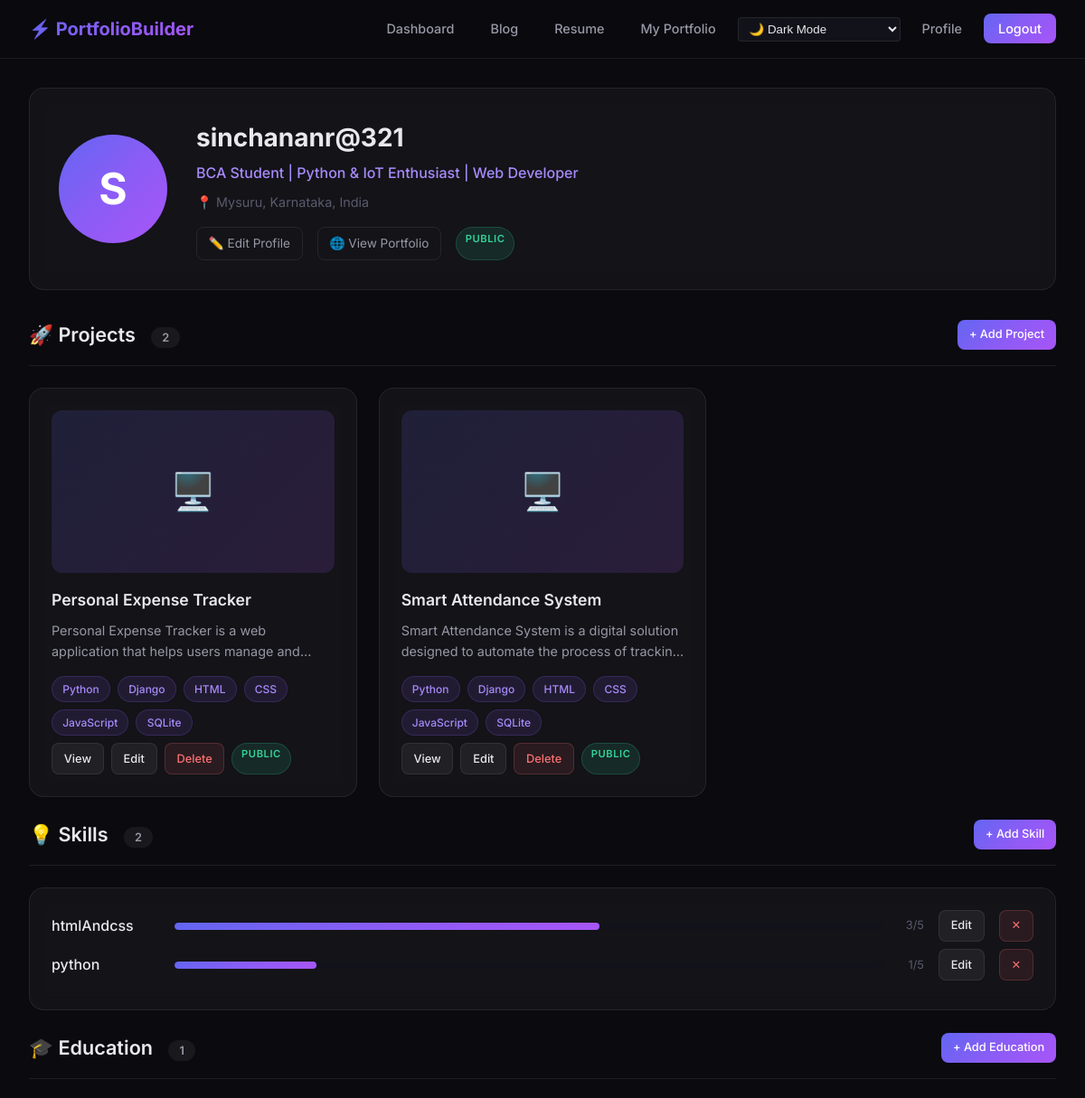
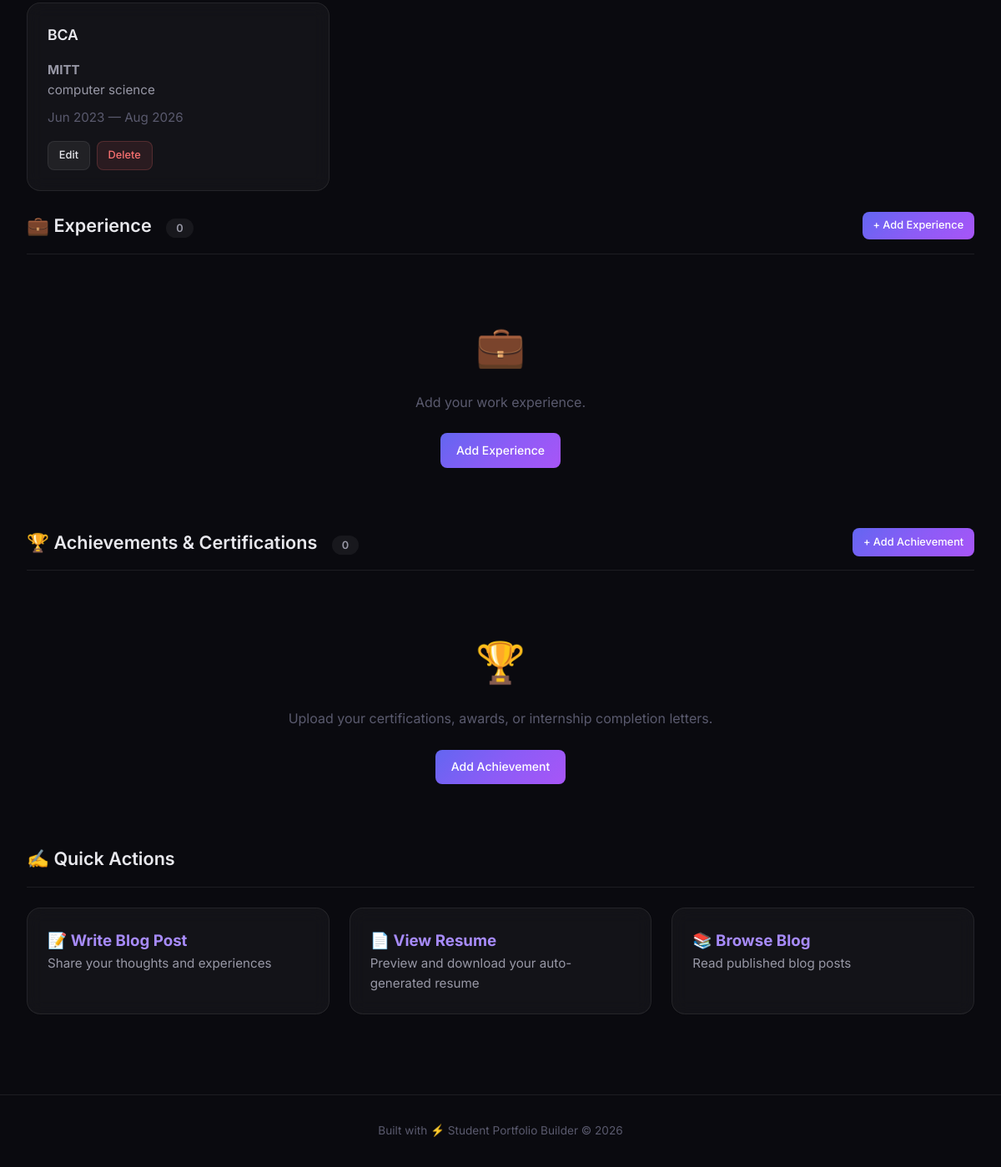
The page /dashboard/ (signed in) on the database its author committed (2 pictures, top to bottom).
### accounts/models.py (models this page shows, shortened)
class CustomUser(AbstractUser):
    is_email_verified = models.BooleanField(default=False)

### portfolio/models.py (models this page shows, shortened)
class Profile(models.Model):
    user = models.OneToOneField(CustomUser, on_delete=models.CASCADE, related_name='profile')
    bio = models.TextField(blank=True)
    headline = models.CharField(max_length=200, blank=True)
    location = models.CharField(max_length=100, blank=True)
    avatar = models.ImageField(upload_to='avatars/', blank=True, null=True)
    website = models.URLField(blank=True)
    github = models.URLField(blank=True)
    linkedin = models.URLField(blank=True)
    slug = models.SlugField(max_length=100, unique=True, blank=True)
    portfolio_visibility = models.CharField(
        max_length=10,
        choices=[('public', 'Public'), ('private', 'Private')],
        default='public'
    )
    THEME_CHOICES = [
        ('light', 'Light Theme'),
        ('dark', 'Dark Theme'),
        ('developer', 'Developer Theme'),
    ]
    theme = models.CharField(
        max_length=20,
        choices=THEME_CHOICES,
        default='light'
    )

class Project(models.Model):
    owner = models.ForeignKey(CustomUser, on_delete=models.CASCADE, related_name='projects')
    title = models.CharField(max_length=200)
    description = models.TextField()
    image = models.ImageField(upload_to='projects/', blank=True, null=True)
    tech_stack = models.CharField(max_length=300, blank=True, help_text="Comma-separated technologies")
    github_link = models.URLField(blank=True)
    live_demo = models.URLField(blank=True)
    is_public = models.BooleanField(default=True)
    created_at = models.DateTimeField(auto_now_add=True)
    class Meta:
        ordering = ['-created_at']
    def tech_list(self):
        if self.tech_stack:
            return [t.strip() for t in self.tech_stack.split(',') if t.strip()]
        return []

class Skill(models.Model):
    user = models.ForeignKey(CustomUser, on_delete=models.CASCADE, related_name='skills')
    name = models.CharField(max_length=100)
    proficiency = models.IntegerField(
        choices=[(i, str(i)) for i in range(1, 6)],
        default=3,
        help_text="1=Beginner, 5=Expert"
    )
    class Meta:
        ordering = ['-proficiency', 'name']

class Education(models.Model):
    user = models.ForeignKey(CustomUser, on_delete=models.CASCADE, related_name='education')
    institution = models.CharField(max_length=200)
    degree = models.CharField(max_length=200)
    field_of_study = models.CharField(max_length=200, blank=True)
    start_date = models.DateField()
    end_date = models.DateField(blank=True, null=True)
    class Meta:
        ordering = ['-start_date']
        verbose_name_plural = 'Education'

### portfolio/views.py (the view)
# urls.py: path('dashboard/', views.dashboard, name='dashboard'),
@login_required
def dashboard(request):
    profile = request.user.profile
    projects = Project.objects.filter(owner=request.user)
    skills = Skill.objects.filter(user=request.user)
    education = Education.objects.filter(user=request.user)
    experiences = Experience.objects.filter(user=request.user)
    achievements = Achievement.objects.filter(user=request.user)
    contact_messages = profile.contact_messages.all()
    context = {
        'profile': profile,
        'projects': projects,
        'skills': skills,
        'education': education,
        'experiences': experiences,
        'achievements': achievements,
        'contact_messages': contact_messages,
    }
    return render(request, 'portfolio/dashboard.html', context)

### portfolio/templates/portfolio/dashboard.html (shortened to what this page needs)
{% extends 'base.html' %}
{% block content %}
<div class="fade-in">
    <div class="profile-header">
        {% if profile.avatar %}
            <img src="{{ profile.avatar.url }}" alt="{{ user.username }}" class="avatar avatar-lg">
        {% else %}
            <div class="avatar-placeholder avatar-lg">{{ user.username|first|upper }}</div>
        {% endif %}
        <div class="profile-info">
            <h1>{{ user.username }}</h1>
            {% if profile.headline %}<p class="headline">{{ profile.headline }}</p>{% endif %}
            {% if profile.location %}<p class="location">📍 {{ profile.location }}</p>{% endif %}
            <div class="profile-links">
                <a href="{% url 'profile_edit' %}">✏️ Edit Profile</a>
                <a href="{% url 'public_portfolio' slug=profile.slug %}">🌐 View Portfolio</a>
                <span class="badge {% if profile.portfolio_visibility == 'public' %}badge-public{% else %}badge-private{% endif %}">
                    {{ profile.portfolio_visibility }}
                </span>
            </div>
        </div>
    </div>
    <div class="mb-3">
        <div class="section-header">
            <h2>🚀 Projects <span class="count">{{ projects.count }}</span></h2>
            <a href="{% url 'project_create' %}" class="btn btn-primary btn-sm">+ Add Project</a>
        </div>
        {% if projects %}
        <div class="grid-2">
            {% for project in projects %}
            <div class="card project-card">
                {% if project.image %}
                    <img src="{{ project.image.url }}" alt="{{ project.title }}" class="project-image">
                {% else %}
                    <div class="project-placeholder">🖥️</div>
                {% endif %}
                <h3>{{ project.title }}</h3>
                <p>{{ project.description|truncatewords:25 }}</p>
                <div class="card-footer">
                    {% for tech in project.tech_list %}
                        <span class="tag">{{ tech }}</span>
                    {% endfor %}
                </div>
                <div class="card-footer mt-1">
                    <a href="{% url 'project_detail' pk=project.pk %}" class="btn btn-secondary btn-sm">View</a>
                    <a href="{% url 'project_edit' pk=project.pk %}" class="btn btn-secondary btn-sm">Edit</a>
                    <a href="{% url 'project_delete' pk=project.pk %}" class="btn btn-danger btn-sm">Delete</a>
                    <span class="badge {% if project.is_public %}badge-public{% else %}badge-private{% endif %}">{{ project.is_public|yesno:"public,private" }}</span>
                </div>
            </div>
            {% endfor %}
        </div>
        {% else %}
        <div class="empty-state">
            <div class="icon">🚀</div>
            <p>No projects yet. Showcase your work!</p>
            <a href="{% url 'project_create' %}" class="btn btn-primary">Add Your First Project</a>
        </div>
        {% endif %}
    </div>
    <div class="mb-3">
        <div class="section-header">
            <h2>💡 Skills <span class="count">{{ skills.count }}</span></h2>
            <a href="{% url 'skill_create' %}" class="btn btn-primary btn-sm">+ Add Skill</a>
        </div>
        {% if skills %}
        <div class="card" style="padding: 1.5rem;">
            {% for skill in skills %}
            <div class="skill-bar mb-1">
                <span class="skill-name">{{ skill.name }}</span>
                <div class="skill-progress">
                    <div class="skill-progress-fill w-{{ skill.proficiency }}"></div>
                </div>
                <span class="skill-level">{{ skill.proficiency }}/5</span>
                <a href="{% url 'skill_edit' pk=skill.pk %}" class="btn btn-secondary btn-sm">Edit</a>
                <a href="{% url 'skill_delete' pk=skill.pk %}" class="btn btn-danger btn-sm">✕</a>
            </div>
            {% endfor %}
        </div>
        {% else %}
        <div class="empty-state">
            <div class="icon">💡</div>
            <p>Add your technical skills to stand out.</p>
            <a href="{% url 'skill_create' %}" class="btn btn-primary">Add Skill</a>
        </div>
        {% endif %}
    </div>
    <div class="mb-3">
        <div class="section-header">
            <h2>🎓 Education <span class="count">{{ education.count }}</span></h2>
            <a href="{% url 'education_create' %}" class="btn btn-primary btn-sm">+ Add Education</a>
        </div>
        {% if education %}
        <div class="grid-2">
            {% for edu in education %}
            <div class="card">
                <div class="card-header">
                    <h3>{{ edu.degree }}</h3>
                </div>
                <div class="card-body">
                    <p><strong>{{ edu.institution }}</strong></p>
                    {% if edu.field_of_study %}<p>{{ edu.field_of_study }}</p>{% endif %}
                    <p class="text-muted mt-1">{{ edu.start_date|date:"M Y" }} — {% if edu.end_date %}{{ edu.end_date|date:"M Y" }}{% else %}Present{% endif %}</p>
                </div>
                <div class="card-footer">
                    <a href="{% url 'education_edit' pk=edu.pk %}" class="btn btn-secondary btn-sm">Edit</a>
                    <a href="{% url 'education_delete' pk=edu.pk %}" class="btn btn-danger btn-sm">Delete</a>
                </div>
            </div>
            {% endfor %}
        </div>
        {% else %}
        <div class="empty-state">
            <div class="icon">🎓</div>
            <p>Add your education background.</p>
            <a href="{% url 'education_create' %}" class="btn btn-primary">Add Education</a>
        </div>
        {% endif %}
    </div>
    <div class="mb-3">
        <div class="section-header">
            <h2>💼 Experience <span class="count">{{ experiences.count }}</span></h2>
            <a href="{% url 'experience_create' %}" class="btn btn-primary btn-sm">+ Add Experience</a>
        </div>
        {% if experiences %}
        <div class="grid-2">
            {% for exp in experiences %}
            <div class="card">
                <div class="card-header">
                    <h3>{{ exp.role }}</h3>
                </div>
                <div class="card-body">
                    <p><strong>{{ exp.company }}</strong></p>
                    {% if exp.description %}<p>{{ exp.description|truncatewords:30 }}</p>{% endif %}
                    <p class="text-muted mt-1">{{ exp.start_date|date:"M Y" }} — {% if exp.end_date %}{{ exp.end_date|date:"M Y" }}{% else %}Present{% endif %}</p>
                </div>
                <div class="card-footer">
                    <a href="{% url 'experience_edit' pk=exp.pk %}" class="btn btn-secondary btn-sm">Edit</a>
                    <a href="{% url 'experience_delete' pk=exp.pk %}" class="btn btn-danger btn-sm">Delete</a>
                </div>
            </div>
            {% endfor %}
        </div>
        {% else %}
        <div class="empty-state">
            <div class="icon">💼</div>
            <p>Add your work experience.</p>
            <a href="{% url 'experience_create' %}" class="btn btn-primary">Add Experience</a>
        </div>
        {% endif %}
    </div>
    <div class="mb-3">
        <div class="section-header">
            <h2>🏆 Achievements & Certifications <span class="count">{{ achievements.count }}</span></h2>
            <a href="{% url 'achievement_create' %}" class="btn btn-primary btn-sm">+ Add Achievement</a>
        </div>
        {% if achievements %}
        <div class="grid-2">
            {% for ach in achievements %}
            <div class="card">
                <div class="card-header">
                    <h3>{{ ach.title }}</h3>
                </div>
                <div class="card-body">
                    {% if ach.description %}<p>{{ ach.description|truncatewords:30 }}</p>{% endif %}
                    <p class="text-muted mt-1">Earned: {% if ach.date_earned %}{{ ach.date_earned|date:"M Y" }}{% else %}N/A{% endif %}</p>
                    {% if ach.certificate_file or ach.certificate_url %}
                    <div class="mt-2" style="display: flex; gap: 10px; flex-wrap: wrap;">
                        {% if ach.certificate_file %}
                        <a href="{{ ach.certificate_file.url }}" target="_blank" class="badge badge-primary" style="text-decoration: none;">📄 View Certificate Component</a>
                        {% endif %}
                        {% if ach.certificate_url %}
                        <a href="{{ ach.certificate_url }}" target="_blank" class="badge badge-secondary" style="text-decoration: none;">🔗 Credential Link</a>
                        {% endif %}
                    </div>
                    {% endif %}
                </div>
                <div class="card-footer">
                    <a href="{% url 'achievement_edit' pk=ach.pk %}" class="btn btn-secondary btn-sm">Edit</a>
                    <a href="{% url 'achievement_delete' pk=ach.pk %}" class="btn btn-danger btn-sm">Delete</a>
                </div>
            </div>
            {% endfor %}
        </div>
        {% else %}
        <div class="empty-state">
            <div class="icon">🏆</div>
            <p>Upload your certifications, awards, or internship completion letters.</p>
            <a href="{% url 'achievement_create' %}" class="btn btn-primary">Add Achievement</a>
        </div>
        {% endif %}
    </div>
    <div class="section-header">
        <h2>✍️ Quick Actions</h2>
    </div>
    <div class="grid-3">
        <a href="{% url 'blog_create' %}" class="card" style="text-decoration: none;">
            <h3>📝 Write Blog Post</h3>
            <p class="card-body">Share your thoughts and experiences</p>
        </a>
        <a href="{% url 'resume_selection' %}" class="card" style="text-decoration: none;">
            <h3>📄 View Resume</h3>
            <p class="card-body">Preview and download your auto-generated resume</p>
        </a>
        <a href="{% url 'blog_list' %}" class="card" style="text-decoration: none;">
            <h3>📚 Browse Blog</h3>
            <p class="card-body">Read published blog posts</p>
        </a>
    </div>
</div>
{% endblock %}

### templates/base.html (shortened to what this page needs)
{% load static %}
<!DOCTYPE html>
<html lang="en">
<head>
    <link rel="stylesheet" href="{% static 'css/style.css' %}">
</head>
<body data-theme="{{ user.profile.theme|default:'dark' }}" id="app-body">
    <nav class="navbar">
        <div class="navbar-inner">
            <a href="{% url 'dashboard' %}" class="navbar-brand">⚡ PortfolioBuilder</a>
            <ul class="navbar-links">
                {% if user.is_authenticated %}
                    <li><a href="{% url 'dashboard' %}">Dashboard</a></li>
                    <li><a href="{% url 'blog_list' %}">Blog</a></li>
                    <li><a href="{% url 'resume_selection' %}">Resume</a></li>
                    <li><a href="{% url 'public_portfolio' slug=user.profile.slug %}">My Portfolio</a></li>
                    <li>
                        <select id="theme-selector" onchange="changeTheme(this.value)" style="background: var(--bg-secondary); color: var(--text-primary); border: 1px solid var(--border-glass); border-radius: 4px; padding: 4px 8px;">
                            <option value="dark" {% if user.profile.theme == 'dark' %}selected{% endif %}>🌙 Dark Mode</option>
                        </select>
                    </li>
                    <li><a href="{% url 'profile_edit' %}">Profile</a></li>
                    <li><a href="{% url 'logout' %}" class="btn-accent">Logout</a></li>
                {% endif %}
            </ul>
        </div>
    </nav>
    <div class="container">
        {% block content %}{% endblock %}
    </div>
    <footer class="footer">
        <p>Built with ⚡ Student Portfolio Builder &copy; 2026</p>
    </footer>
</body>
</html>

### portfolio/templates/portfolio/dashboard.html (style rules this page uses)
.w-1 { width: 20%; }
.w-3 { width: 60%; }

### rows shown on the page
CustomUser: value "🌙 Dark Mode", username|first "S", username "sinchananr@321"
Profile: headline "BCA Student | Python & IoT Enthusiast | Web Developer", location "Mysuru, Karnataka, India", portfolio_visibility "PUBLIC"
Project: title "Personal Expense Tracker", description "Personal Expense Tracker is a web application that helps users manage…", tech_list "Python" "Django" "HTML" "CSS" "JavaScript" "SQLite", is_public "PUBLIC"
Project: title "Smart Attendance System", description "Smart Attendance System is a digital solution designed to automate the process of…", tech_list "Python" "Django" "HTML" "CSS" "JavaScript" "SQLite", is_public "PUBLIC"
Skill: name "htmlAndcss", proficiency "3"
Skill: name "python", proficiency "1"
Education: degree "BCA", institution "MITT", field_of_study "computer science", start_date "Jun 2023", end_date "Aug 2026"

### other values the page prints
{{ projects.count }} "2"
{{ skills.count }} "2"
{{ education.count }} "1"
{{ experiences.count }} "0"
{{ achievements.count }} "0"
